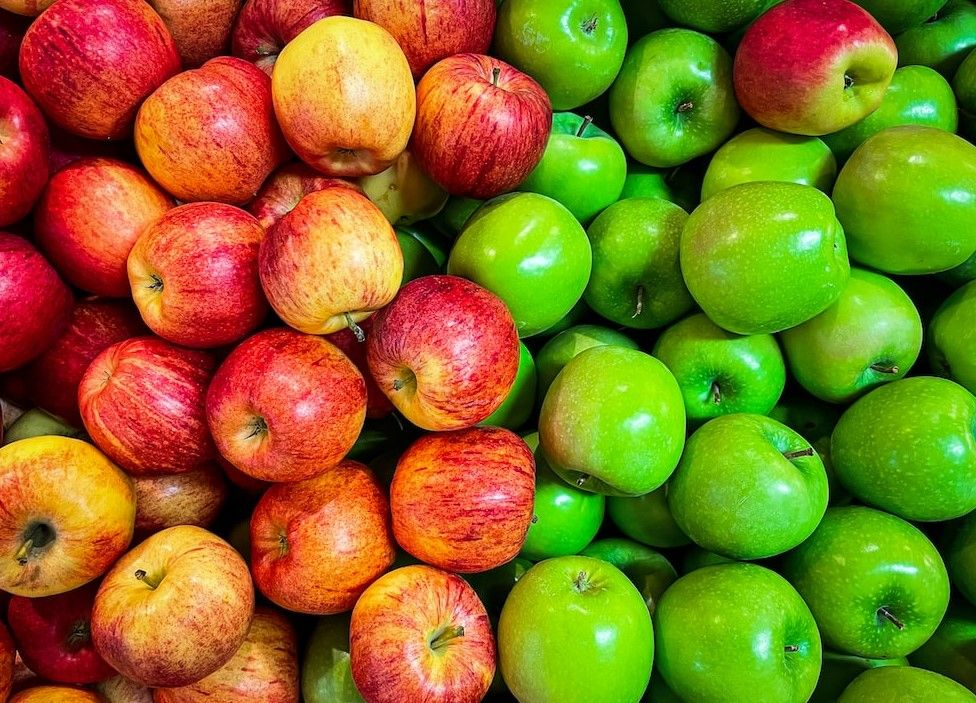
#> input picture apel-merah-dan-apel-hijau.jpg, 976 x 703 px
$ jupyter execute --allow-errors 'Ekstraksi-Fitur-Citra-Lengkap - main.ipynb'   (older library calls are emulated)
#> lines starting #> are read from the running program, lines starting #| are printed output that depends on the picture; after the words box and inside, x2 and y2 are one past the last pixel; in counts of white or black regions, pixels touching at a corner belong together
**Ekstraksi Fitur Citra Lengkap**
===
---
**Author :** *Muhammad Wira Widhana*

[cell 1]
#pip install opencv-python numpy matplotlib scikit-image scikit-learn tensorflow

Disini saya mengekstrak sekitar 11 data dan saya mencoba menggunakan tensorflow

Fitur Tradisional

* Geometris: Luas Area, Keliling

* Tekstur: Kontras, Korelasi (GLCM)

* Warna: Rata-rata & Deviasi Standar RGB

* Bentuk: 7 Momen Hu

Fitur CNN

* Vektor 1280-dimensi (MobileNetV2)

Metadata

* Resolusi Gambar

* Jumlah Saluran Warna

[cell 2]
import cv2
import numpy as np
import matplotlib.pyplot as plt
from skimage.feature import graycomatrix, graycoprops
import tensorflow as tf
from tensorflow.keras.applications import MobileNetV2
from tensorflow.keras.applications.mobilenet_v2 import preprocess_input
import os
import warnings

[cell 3]
# SETUP OUTPUT FOLDER
output_dir = "Output"
os.makedirs(output_dir, exist_ok=True)

# Menonaktifkan semua peringatan
warnings.filterwarnings('ignore')

# Menonaktifkan logging TensorFlow
tf.get_logger().setLevel('ERROR')
#> (this line was passed over: tensorflow is not available in this run)
tf.autograph.set_verbosity(0)
#> (this line was passed over: tensorflow is not available in this run)

[cell 4]
# 1. memasukan Gambar & Validasi
def load_image(img_path):
#> called with img_path = 'apel-merah-dan-apel-hijau.jpg'
    img = cv2.imread(img_path)
#> img is the input picture: shape (703, 976, 3); mean B, G, R 32.3, 112.4, 134.8
    if img is None:
        raise ValueError(f"Gagal membaca gambar {img_path}")
    return img

try:
    image = load_image('apel-merah-dan-apel-hijau.jpg')
    original = image.copy()
    cv2.imwrite(os.path.join(output_dir, "00_original.jpg"), cv2.cvtColor(image, cv2.COLOR_BGR2RGB))
except Exception as e:
    print("ERROR:", str(e))
    exit()

[cell 5]
# 2. OPERASI DASAR PENGOLAHAN CITRA
def save_step(img, filename, cmap=None):
    cv2.imwrite(os.path.join(output_dir, filename), img)

# Grayscale
gray = cv2.cvtColor(image, cv2.COLOR_BGR2GRAY)
save_step(gray, "01_grayscale.jpg")

# Brightness (+50)
bright = cv2.convertScaleAbs(image, alpha=1, beta=50)
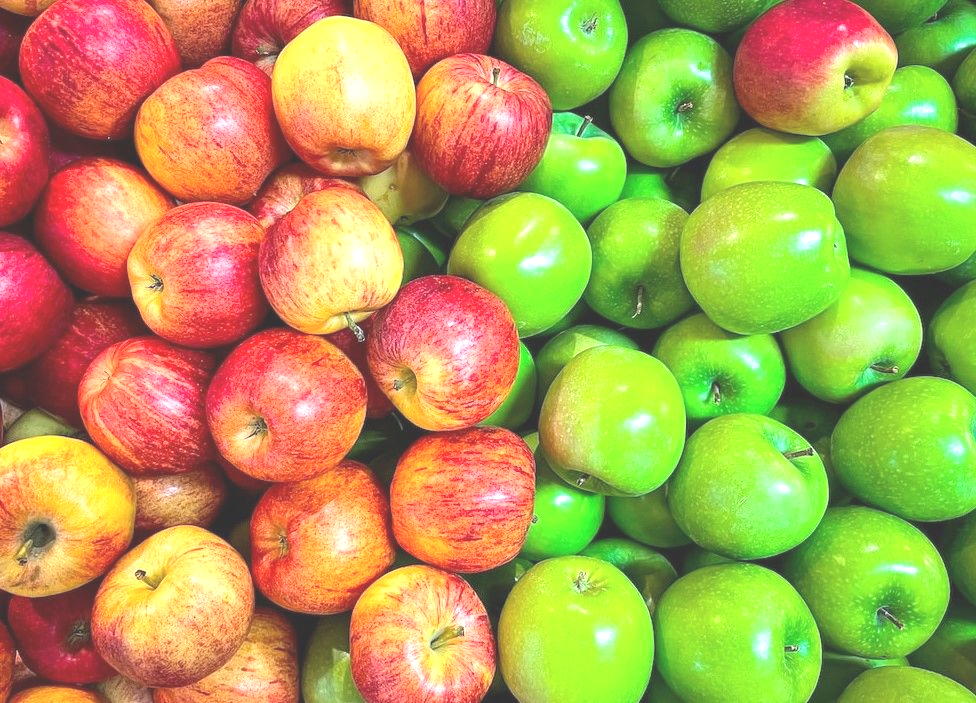
#> bright: shape (703, 976, 3); mean B, G, R 82.3, 159.9, 176
save_step(bright, "02_brightness.jpg")

# Contrast (Alpha=1.5)
contrast_img = cv2.convertScaleAbs(image, alpha=1.5, beta=0)
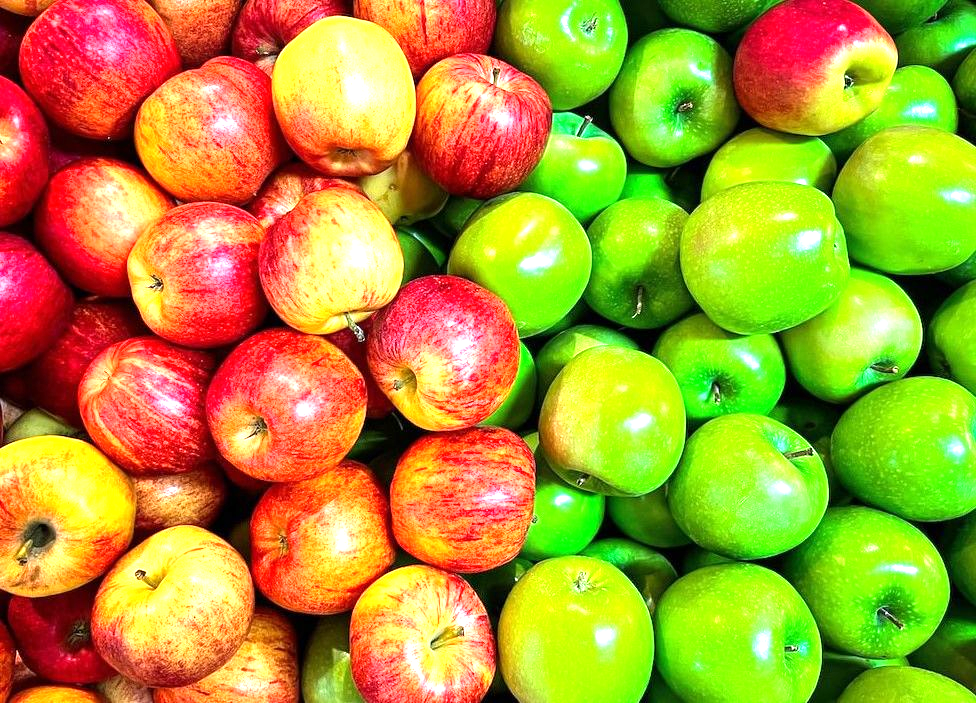
#> contrast_img: shape (703, 976, 3); mean B, G, R 48.2, 153.1, 172.5
save_step(contrast_img, "03_contrast.jpg")

# Thresholding (Otsu)
_, thresh = cv2.threshold(gray, 0, 255, cv2.THRESH_BINARY+cv2.THRESH_OTSU)
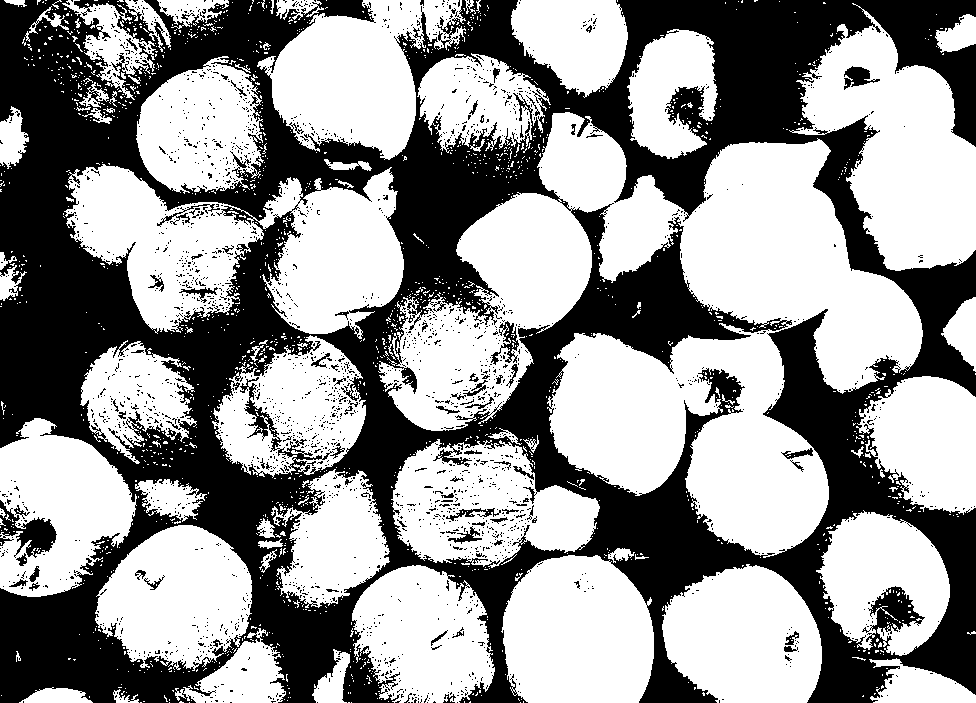
#> thresh: shape (703, 976); 58.5% white; 2330 black regions (2252 under 20 px), largest, box (x1, y1, x2, y2) and area: (0, 0, 976, 703) 272586, (0, 500, 57, 558) 1395, (844, 66, 880, 90) 427
save_step(thresh, "04_threshold.jpg")

# Resize (300x300)
resized = cv2.resize(image, (300,300))
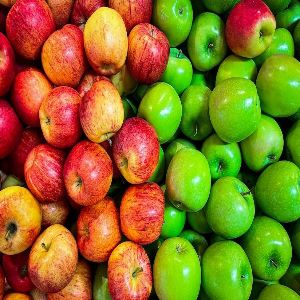
#> resized: shape (300, 300, 3); mean B, G, R 32.2, 112.3, 134.6
save_step(resized, "05_resized.jpg")

# Rotate 45 derajat
(h, w) = image.shape[:2]
#> h = 703; w = 976
center = (w//2, h//2)
#> center = (488, 351)
M = cv2.getRotationMatrix2D(center, 45, 1.0)
rotated = cv2.warpAffine(image, M, (w, h))
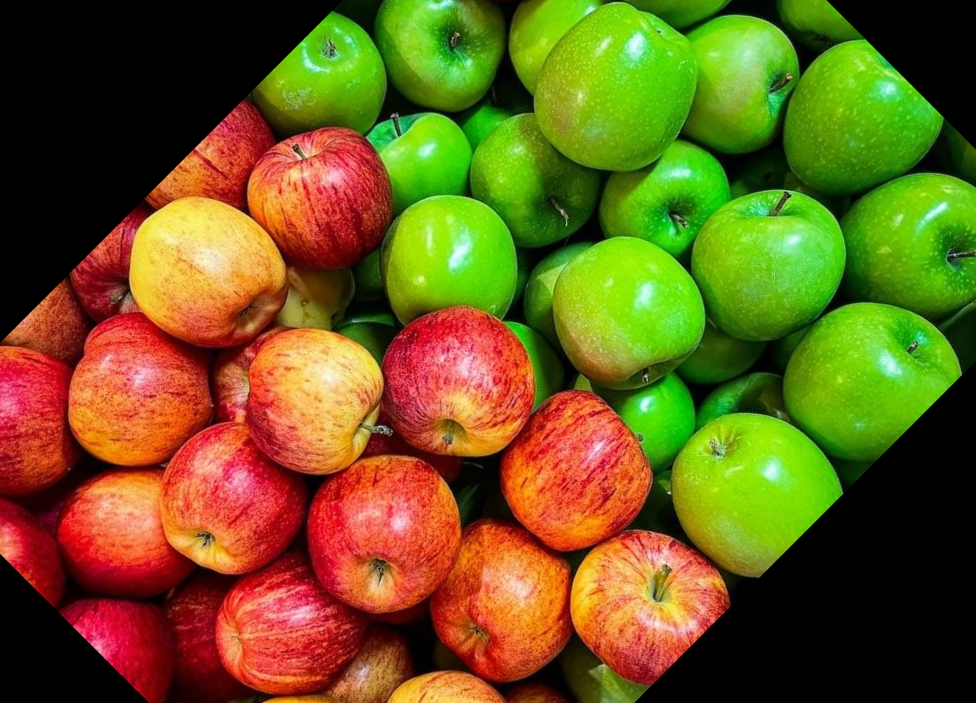
#> rotated: shape (703, 976, 3); mean B, G, R 26.4, 91.8, 108.3
save_step(rotated, "06_rotated.jpg")

# Flip Horizontal
flipped = cv2.flip(image, 1)
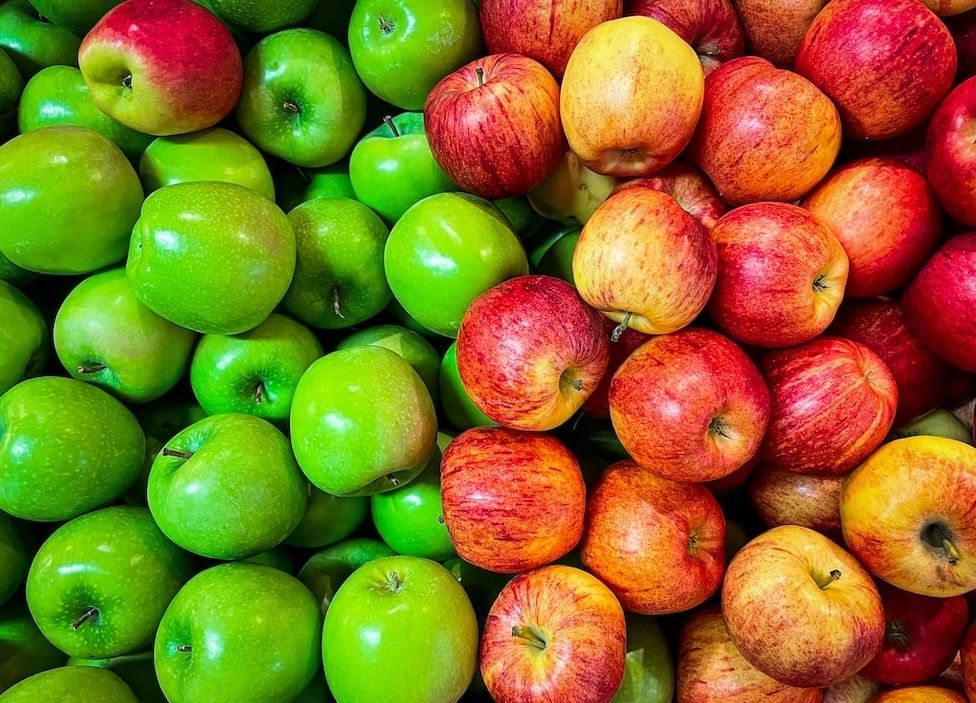
#> flipped: shape (703, 976, 3); mean B, G, R 32.3, 112.4, 134.8
save_step(flipped, "07_flipped.jpg")

# Cropping (100:400, 200:500)
cropped = image[100:400, 200:500]
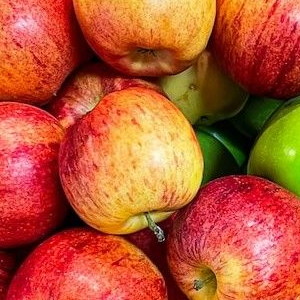
#> cropped: shape (300, 300, 3); mean B, G, R 50.6, 85.7, 182.2
save_step(cropped, "08_cropped.jpg")

# Blurring (Gaussian)
blurred = cv2.GaussianBlur(image, (15,15), 0)
save_step(blurred, "09_blurred.jpg")

# Sharpening
kernel = np.array([[0, -1, 0], [-1, 5, -1], [0, -1, 0]])
sharpened = cv2.filter2D(image, -1, kernel)
save_step(sharpened, "10_sharpened.jpg")

# Negatif
negative = 255 - image
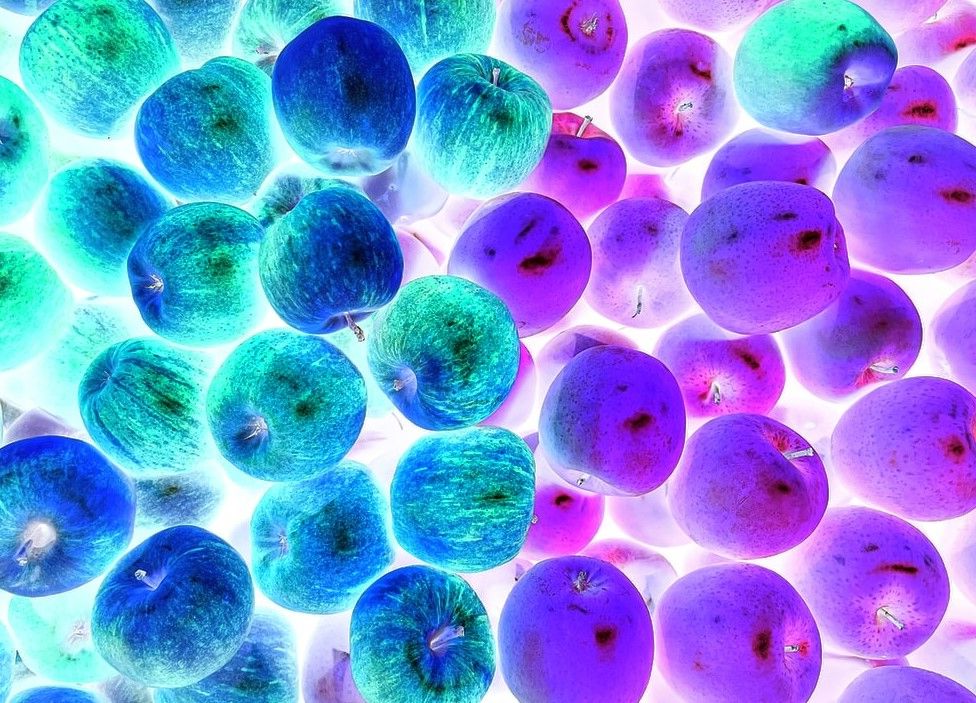
#> negative: shape (703, 976, 3); mean B, G, R 222.7, 142.6, 120.2
save_step(negative, "11_negative.jpg")

[cell 6]
# 3. EKSTRAKSI FITUR
# Fitur Tradisional
glcm = graycomatrix(gray, [1], [0], symmetric=True, normed=True)
texture_contrast = graycoprops(glcm, 'contrast')[0,0]
#> texture_contrast = 196.9
texture_correlation = graycoprops(glcm, 'correlation')[0,0]
#> texture_correlation = 0.97

# Fitur CNN
def cnn_features(img):
    model = MobileNetV2(weights='imagenet', include_top=False, pooling='avg', input_shape=(224,224,3))
    img = cv2.resize(img, (224,224))
    img = preprocess_input(img)
    return model.predict(np.expand_dims(img, axis=0)).flatten()

#> (the rest of this cell did not finish here and is left out)

[cell 7]
# 4. VISUALISASI KOMBINASI
plt.figure(figsize=(25,15))

# Operasi Dasar
steps = [
    ("Original", original), ("Grayscale", gray),
    ("Brightness", bright), ("Contrast", contrast_img),
    ("Threshold", thresh), ("Resized", resized)
]
for i, (title, img) in enumerate(steps, 1):
    plt.subplot(4,6,i)
    if len(img.shape) == 2:  # Gambar grayscale
        plt.imshow(img, cmap='gray')
    else:  # Gambar warna
        plt.imshow(cv2.cvtColor(img, cv2.COLOR_BGR2RGB))
    plt.title(title, fontsize=10)
    plt.axis('off')
#> this loop made 6 passes
#> title on passes 1 to 6: 'Original', 'Grayscale', 'Brightness', 'Contrast', 'Threshold', 'Resized'

# Operasi Geometri
geo_ops = [
    ("Rotated", rotated), ("Flipped", flipped),
    ("Cropped", cropped), ("Blurred", blurred),
    ("Sharpened", sharpened), ("Negative", negative)
]
for i, (title, img) in enumerate(geo_ops, 7):
    plt.subplot(4,6,i)
    plt.imshow(cv2.cvtColor(img, cv2.COLOR_BGR2RGB))
    plt.title(title, fontsize=10)
    plt.axis('off')
#> this loop made 6 passes

# Fitur
plt.subplot(4,6,13)
plt.bar(['Contrast','Correlation'], [texture_contrast, texture_correlation], color=['blue','orange'])
plt.title('Texture Features', fontsize=10)

plt.subplot(4,6,14)
#> (the rest of this cell did not finish here and is left out)
